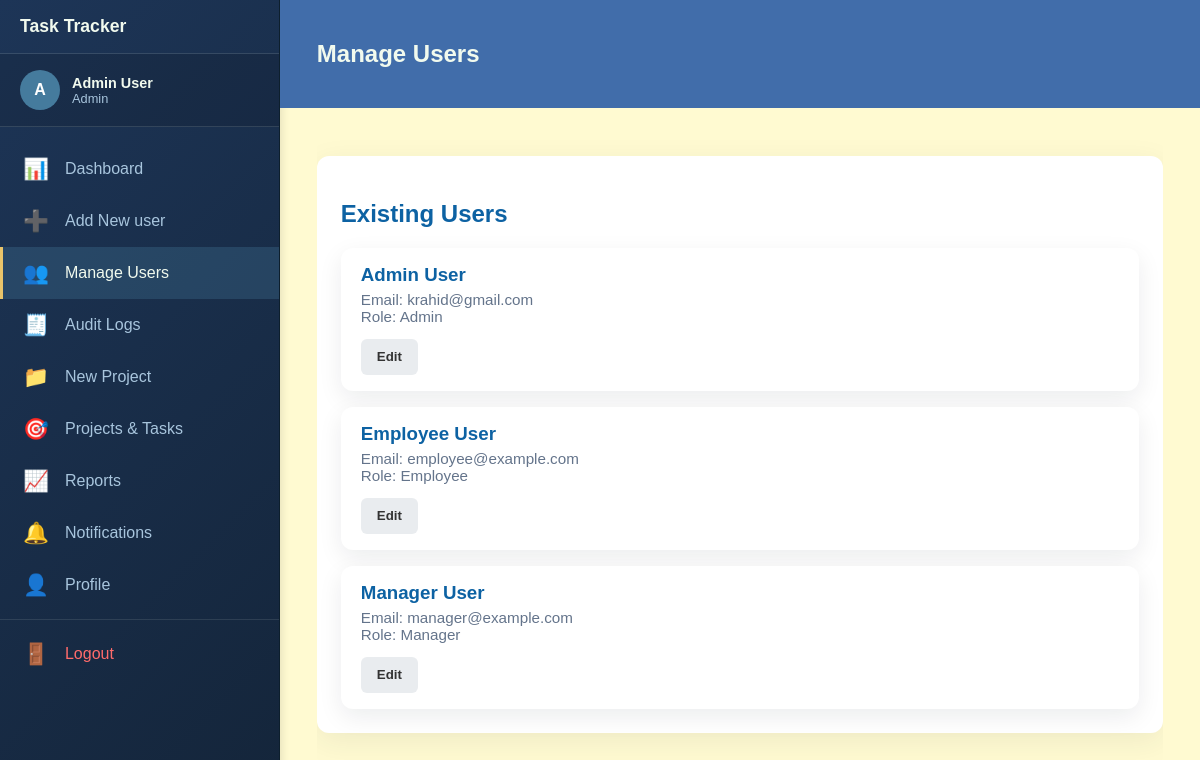
The page /manage_users.php (signed in) on the database its author committed.
### tables this page shows
CREATE TABLE `users` (
  `id` INT UNSIGNED AUTO_INCREMENT PRIMARY KEY,
  `name` VARCHAR(100) NOT NULL,
  `email` VARCHAR(150) NOT NULL UNIQUE,
  `password` VARCHAR(255) NOT NULL,
  `role` ENUM('admin', 'manager', 'employee') NOT NULL DEFAULT 'employee',
  `profile_picture` VARCHAR(255) DEFAULT NULL,
  `created_at` TIMESTAMP DEFAULT CURRENT_TIMESTAMP,
  `updated_at` TIMESTAMP DEFAULT CURRENT_TIMESTAMP ON UPDATE CURRENT_TIMESTAMP
);

### app/init.php (called while the page is built, shortened)
<?php
function db(): PDO
{
    $dsn = 'mysql:host=127.0.0.1;dbname=employee_task_tracker;charset=utf8mb4';
    $user = 'root';
    $password = '';
    $pdo = new PDO($dsn, $user, $password, [
        PDO::ATTR_ERRMODE => PDO::ERRMODE_EXCEPTION,
        PDO::ATTR_DEFAULT_FETCH_MODE => PDO::FETCH_ASSOC,
    ]);
    return $pdo;
}
function getAllUsers(): array
{
    return db()->query('SELECT id, name, email, role FROM users ORDER BY name')->fetchAll();
}

### manage_users.php (the view, shortened to what this page needs)
<?php
require_once __DIR__ . '/app/init.php';
$users = getAllUsers();
?>
<!DOCTYPE html>
<html lang="en">
<head>
    <link rel="stylesheet" href="assets/styles.css">
</head>
<body>
    <?php require_once __DIR__ . '/includes/sidebar.php'; ?>
    <header class="site-header">
        <div class="container">
            <h1>Manage Users</h1>
        </div>
    </header>
    <main class="container">
        <section class="panel">
            <h2>Existing Users</h2>
            <div class="user-grid">
                <?php foreach ($users as $userItem): ?>
                    <div class="user-card">
                        <h3><?= htmlspecialchars($userItem['name']) ?></h3>
                        <div class="user-meta">Email: <?= htmlspecialchars($userItem['email']) ?></div>
                        <div class="user-meta">Role: <?= htmlspecialchars(ucfirst($userItem['role'])) ?></div>
                        <div class="user-actions">
                            <button class="button secondary" type="button" onclick="document.getElementById('edit-user-<?= $userItem['id'] ?>').style.display = document.getElementById('edit-user-<?= $userItem['id'] ?>').style.display === 'block' ? 'none' : 'block';">Edit</button>
                        </div>
                    </div>
                <?php endforeach; ?>
            </div>
        </section>
    </main>
</body>
</html>

### assets/styles.css (style rules this page uses)
* { box-sizing: border-box; }
body { margin: 0; font-family: Arial, sans-serif; background: #fffad1; color: #0d62a3; }
.container { width: min(1100px, 92%); margin: 0 auto; padding: 1.5rem 0; }
.site-header { background: #416daa; color: #f1faee; padding: 1rem 0; }
.site-header .container { display: flex; align-items: center; justify-content: space-between; }
.site-header h1 { margin: 0; font-size: 1.5rem; }
.button, .link-button { display: inline-block; padding: 0.65rem 1rem; border-radius: 6px; text-decoration: none; border: none; cursor: pointer; font-weight: 600; }
.button.secondary, .link-button { background: #e9ecef; color: #333; }
.panel { background: white; border-radius: 12px; padding: 1.5rem; margin-top: 1.5rem; box-shadow: 0 8px 30px rgba(35, 47, 60, 0.08); }
body { display: grid; grid-template-columns: auto 1fr; grid-template-rows: auto 1fr; min-height: 100vh; }
.site-header { grid-column: 2; grid-row: 1; }
main { grid-column: 2; grid-row: 2; overflow-y: auto; }

### manage_users.php (style rules this page uses)
.user-grid { display: grid; gap: 1rem; }
.user-card { background: #fff; border-radius: 12px; padding: 1rem 1.25rem; box-shadow: 0 8px 24px rgba(15, 23, 42, 0.08); }
.user-card h3 { margin: 0 0 0.35rem; }
.user-meta { color: #64748b; font-size: 0.95rem; }
.user-actions { margin-top: 0.85rem; display: flex; gap: 0.5rem; flex-wrap: wrap; }

### rows shown on the page
users: name "Admin User", email "krahid@gmail.com", role "Admin"
users: name "Employee User", email "employee@example.com", role "Employee"
users: name "Manager User", email "manager@example.com", role "Manager"

### other values the page prints
substr($_SESSION['user']['name'], 0, 1) "A"
substr($_SESSION['user']['name'], 0, 15) "Admin User"
$_SESSION['user']['role'] "Admin"
